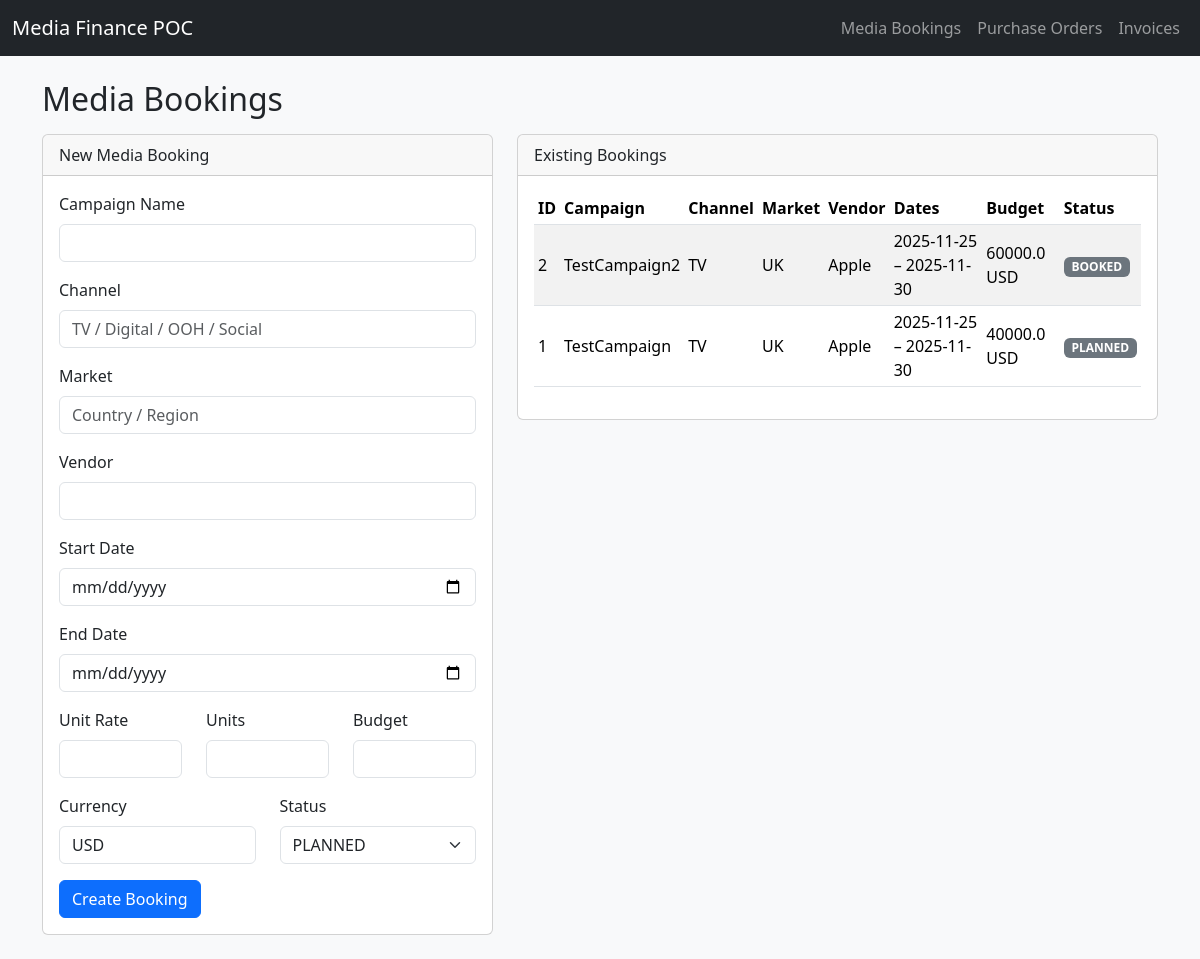
Screenshot of /media-bookings with the database file from the repository.
### app.py (models this page shows)
class MediaBooking(db.Model):
    id = db.Column(db.Integer, primary_key=True)
    campaign_name = db.Column(db.String(200), nullable=False)
    channel = db.Column(db.String(50), nullable=False)
    market = db.Column(db.String(100))
    vendor = db.Column(db.String(100))
    start_date = db.Column(db.String(20))
    end_date = db.Column(db.String(20))
    unit_rate = db.Column(db.Float)
    units = db.Column(db.Integer)
    budget = db.Column(db.Float)
    currency = db.Column(db.String(10))
    status = db.Column(db.String(50), default="PLANNED")
    created_at = db.Column(db.DateTime, default=datetime.utcnow)

### app.py (the view, shortened to what this page needs)
@app.route("/media-bookings", methods=["GET", "POST"])
def media_bookings():
    bookings = MediaBooking.query.order_by(MediaBooking.created_at.desc()).all()
    return render_template("media_bookings.html", bookings=bookings)

### templates/media_bookings.html (shortened to what this page needs)
{% extends "base.html" %}
{% block content %}
<h2 class="mb-3">Media Bookings</h2>
<div class="row">
  <div class="col-md-5">
    <div class="card mb-4">
      <div class="card-header">
        New Media Booking
      </div>
      <div class="card-body">
        <form method="post">
          <div class="mb-3">
            <label class="form-label">Campaign Name</label>
            <input type="text" name="campaign_name" class="form-control" required>
          </div>
          <div class="mb-3">
            <label class="form-label">Channel</label>
            <input type="text" name="channel" class="form-control" placeholder="TV / Digital / OOH / Social" required>
          </div>
          <div class="mb-3">
            <label class="form-label">Market</label>
            <input type="text" name="market" class="form-control" placeholder="Country / Region">
          </div>
          <div class="mb-3">
            <label class="form-label">Vendor</label>
            <input type="text" name="vendor" class="form-control">
          </div>
          <div class="mb-3">
            <label class="form-label">Start Date</label>
            <input type="date" name="start_date" class="form-control">
          </div>
          <div class="mb-3">
            <label class="form-label">End Date</label>
            <input type="date" name="end_date" class="form-control">
          </div>
          <div class="row">
            <div class="col-md-4 mb-3">
              <label class="form-label">Unit Rate</label>
              <input type="number" step="0.01" name="unit_rate" class="form-control">
            </div>
            <div class="col-md-4 mb-3">
              <label class="form-label">Units</label>
              <input type="number" name="units" class="form-control">
            </div>
            <div class="col-md-4 mb-3">
              <label class="form-label">Budget</label>
              <input type="number" step="0.01" name="budget" class="form-control">
            </div>
          </div>
          <div class="row">
            <div class="col-md-6 mb-3">
              <label class="form-label">Currency</label>
              <input type="text" name="currency" value="USD" class="form-control">
            </div>
            <div class="col-md-6 mb-3">
              <label class="form-label">Status</label>
              <select name="status" class="form-select">
                <option value="PLANNED">PLANNED</option>
              </select>
            </div>
          </div>
          <button type="submit" class="btn btn-primary">Create Booking</button>
        </form>
      </div>
    </div>
  </div>
  <div class="col-md-7">
    <div class="card">
      <div class="card-header">
        Existing Bookings
      </div>
      <div class="card-body table-responsive">
        {% if bookings %}
        <table class="table table-sm table-striped align-middle">
          <thead>
            <tr>
              <th>ID</th>
              <th>Campaign</th>
              <th>Channel</th>
              <th>Market</th>
              <th>Vendor</th>
              <th>Dates</th>
              <th>Budget</th>
              <th>Status</th>
            </tr>
          </thead>
          <tbody>
            {% for b in bookings %}
            <tr>
              <td>{{ b.id }}</td>
              <td>{{ b.campaign_name }}</td>
              <td>{{ b.channel }}</td>
              <td>{{ b.market }}</td>
              <td>{{ b.vendor }}</td>
              <td>{{ b.start_date }} – {{ b.end_date }}</td>
              <td>{{ b.budget }} {{ b.currency }}</td>
              <td><span class="badge bg-secondary">{{ b.status }}</span></td>
            </tr>
            {% endfor %}
          </tbody>
        </table>
        {% else %}
          <p class="text-muted mb-0">No bookings yet.</p>
        {% endif %}
      </div>
    </div>
  </div>
</div>
{% endblock %}

### rows the page displays
MediaBooking: id "2", campaign_name "TestCampaign2", channel "TV", market "UK", vendor "Apple", start_date "2025-11-25", end_date "2025-11-30", budget "60000.0", currency "USD", status "BOOKED"
MediaBooking: id "1", campaign_name "TestCampaign", channel "TV", market "UK", vendor "Apple", start_date "2025-11-25", end_date "2025-11-30", budget "40000.0", currency "USD", status "PLANNED"
